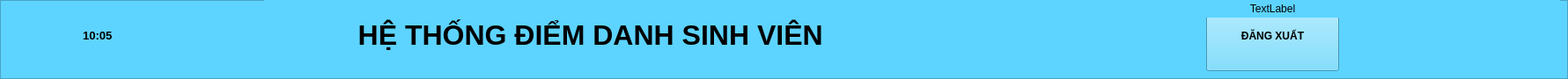
         <widget class="QFrame" name="frame">
          <property name="styleSheet">
           <string notr="true">background-color: rgb(93, 212, 255);</string>
          </property>
          <property name="frameShape">
           <enum>QFrame::StyledPanel</enum>
          </property>
          <property name="frameShadow">
           <enum>QFrame::Raised</enum>
          </property>
          <widget class="QLabel" name="lbl_time">
           <property name="geometry">
            <rect>
             <x>40</x>
             <y>10</y>
             <width>241</width>
             <height>61</height>
            </rect>
           </property>
           <property name="font">
            <font>
             <pointsize>10</pointsize>
             <weight>75</weight>
             <bold>true</bold>
            </font>
           </property>
           <property name="frameShape">
            <enum>QFrame::NoFrame</enum>
           </property>
           <property name="frameShadow">
            <enum>QFrame::Plain</enum>
           </property>
           <property name="text">
            <string>               10:05</string>
           </property>
          </widget>
          <widget class="QLabel" name="label_4">
           <property name="geometry">
            <rect>
             <x>300</x>
             <y>0</y>
             <width>1472</width>
             <height>79</height>
            </rect>
           </property>
           <property name="font">
            <font>
             <pointsize>24</pointsize>
             <weight>75</weight>
             <bold>true</bold>
            </font>
           </property>
           <property name="text">
            <string>            HỆ THỐNG ĐIỂM DANH SINH VIÊN</string>
           </property>
          </widget>
          <widget class="QPushButton" name="btn_DangXuat">
           <property name="geometry">
            <rect>
             <x>1370</x>
             <y>0</y>
             <width>151</width>
             <height>81</height>
            </rect>
           </property>
           <property name="font">
            <font>
             <weight>75</weight>
             <bold>true</bold>
            </font>
           </property>
           <property name="text">
            <string>ĐĂNG XUẤT</string>
           </property>
           <property name="iconSize">
            <size>
             <width>40</width>
             <height>40</height>
            </size>
           </property>
          </widget>
          <widget class="QLabel" name="label_25">
           <property name="geometry">
            <rect>
             <x>1370</x>
             <y>0</y>
             <width>151</width>
             <height>20</height>
            </rect>
           </property>
           <property name="text">
            <string>TextLabel</string>
           </property>
           <property name="textFormat">
            <enum>Qt::PlainText</enum>
           </property>
           <property name="alignment">
            <set>Qt::AlignCenter</set>
           </property>
          </widget>
         </widget>
